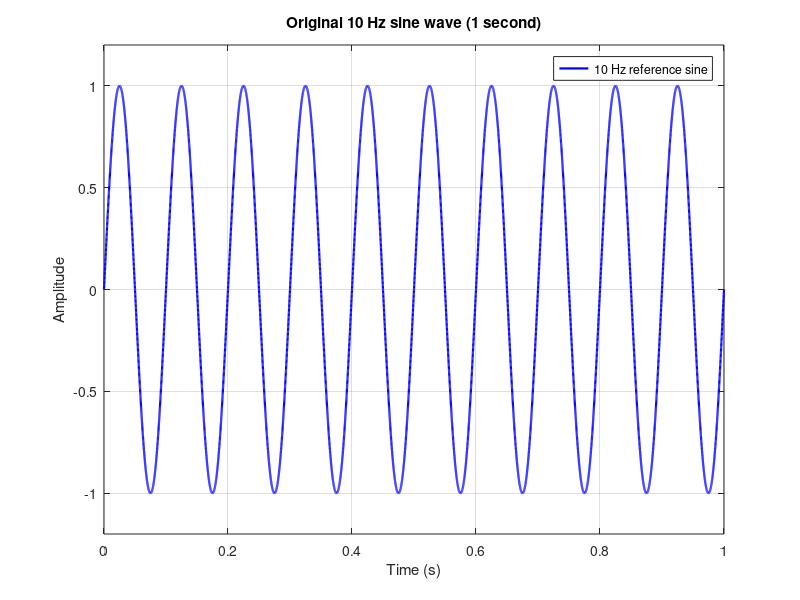
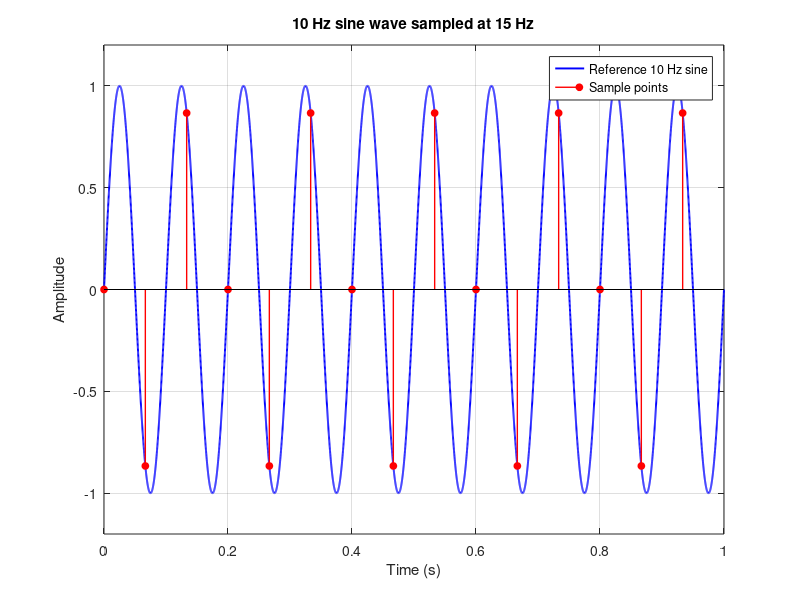
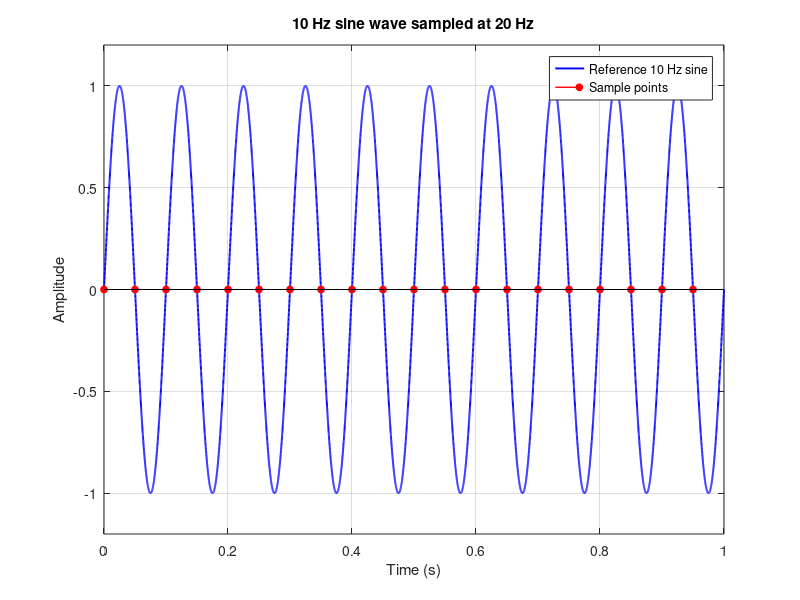
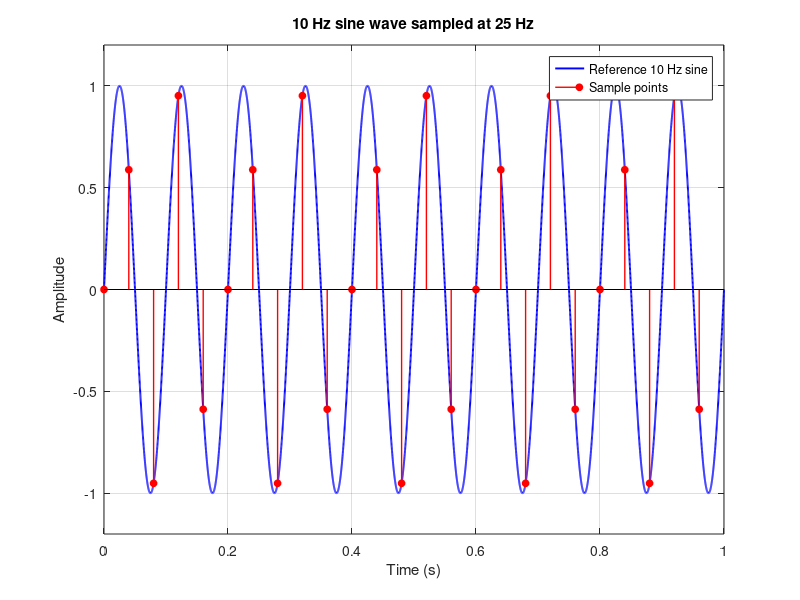

These figures' MATLAB source, in order:
%% Lecture 02 - Sampling and Aliasing Investigation
% Savonia / Digital Signal Processing
% Tasks 1 and 2: 10 Hz sine wave and five sampling frequencies.
%
% Run this entire script in MATLAB. It saves the required six PNG figures
% next to this .m file. No additional toolboxes are needed.
%
% IMPORTANT: Review the graphs yourself, including the unusual 20 Hz case.

clear; clc; close all;

%% Settings
signalFrequency = 10;             % Hz: original signal frequency
signalDuration = 1;               % seconds
referenceFrequency = 10000;      % dense reference points per second
samplingFrequencies = [15 20 25 50 100]; % Hz, required in Task 2

% Save the images in the folder containing this script.
scriptFolder = fileparts(mfilename('fullpath'));
if isempty(scriptFolder)
    scriptFolder = pwd;
end

%% Task 1: Create a dense approximation of a continuous 10 Hz sine wave
% Include t = 1 s in the drawn reference curve; actual sampled records
% below use the one-second interval 0 <= t < 1 s.
tReference = 0:1/referenceFrequency:signalDuration;
xReference = sin(2*pi*signalFrequency*tReference);

figure('Name','Original 10 Hz Sine Signal','Color','w', ...
       'Position',[100 100 950 420]);
plot(tReference,xReference,'b-','LineWidth',1.6);
title('Original 10 Hz sine wave (1 second)');
xlabel('Time (s)');
ylabel('Amplitude');
xlim([0 signalDuration]);
ylim([-1.2 1.2]);
grid on;
legend('10 Hz reference sine','Location','northeast');
saveas(gcf,fullfile(scriptFolder,'original_signal.png'));

%% Task 2: Sample the same signal at five sampling frequencies
fprintf('\nLECTURE 02 - SAMPLING AND ALIASING\n');
fprintf('Original signal frequency: %.0f Hz\n',signalFrequency);
fprintf('Duration: %.0f second\n',signalDuration);
fprintf('Nyquist rate: %.0f Hz\n\n',2*signalFrequency);
fprintf('%9s %12s %14s %16s\n', ...
        'Fs (Hz)','Period (ms)','Sample count','Samples/cycle');

for k = 1:numel(samplingFrequencies)
    fs = samplingFrequencies(k);
    sampleIndices = 0:(round(fs*signalDuration)-1);
    tSamples = sampleIndices/fs;
    xSamples = sin(2*pi*signalFrequency*tSamples);

    % Treat floating-point roundoff at exact zero crossings as zero.
    xSamples(abs(xSamples) < 1e-12) = 0;

    fprintf('%9.0f %12.3f %14d %16.2f\n', ...
             fs,1000/fs,numel(xSamples),fs/signalFrequency);

    figure('Name',sprintf('Sampling at %d Hz',fs),'Color','w', ...
           'Position',[100 100 950 420]);
    plot(tReference,xReference,'b-','LineWidth',1.4);
    hold on;
    stem(tSamples,xSamples,'r','filled','LineWidth',1.0,'MarkerSize',5);
    hold off;
    title(sprintf('10 Hz sine wave sampled at %d Hz',fs));
    xlabel('Time (s)');
    ylabel('Amplitude');
    xlim([0 signalDuration]);
    ylim([-1.2 1.2]);
    grid on;
    legend('Reference 10 Hz sine','Sample points','Location','northeast');
    saveas(gcf,fullfile(scriptFolder,sprintf('sampling_%dHz.png',fs)));
end

%% Task 3: Nyquist calculation and observations
nyquistRate = 2*signalFrequency;
fprintf('\nTask 3: fs >= 2*f_max = 2*%.0f = %.0f Hz (theoretical boundary).\n', ...
        signalFrequency,nyquistRate);
fprintf('15 Hz: under-sampling; 10 Hz appears as a 5 Hz alias.\n');
fprintf('20 Hz: exactly at the boundary; this zero-phase sine samples to zero.\n');
fprintf('25, 50, 100 Hz: above the Nyquist rate for this 10 Hz component.\n');
fprintf('Review your graphs before copying observations into README.md.\n');
fprintf('\nFiles were saved in:\n%s\n',scriptFolder);
